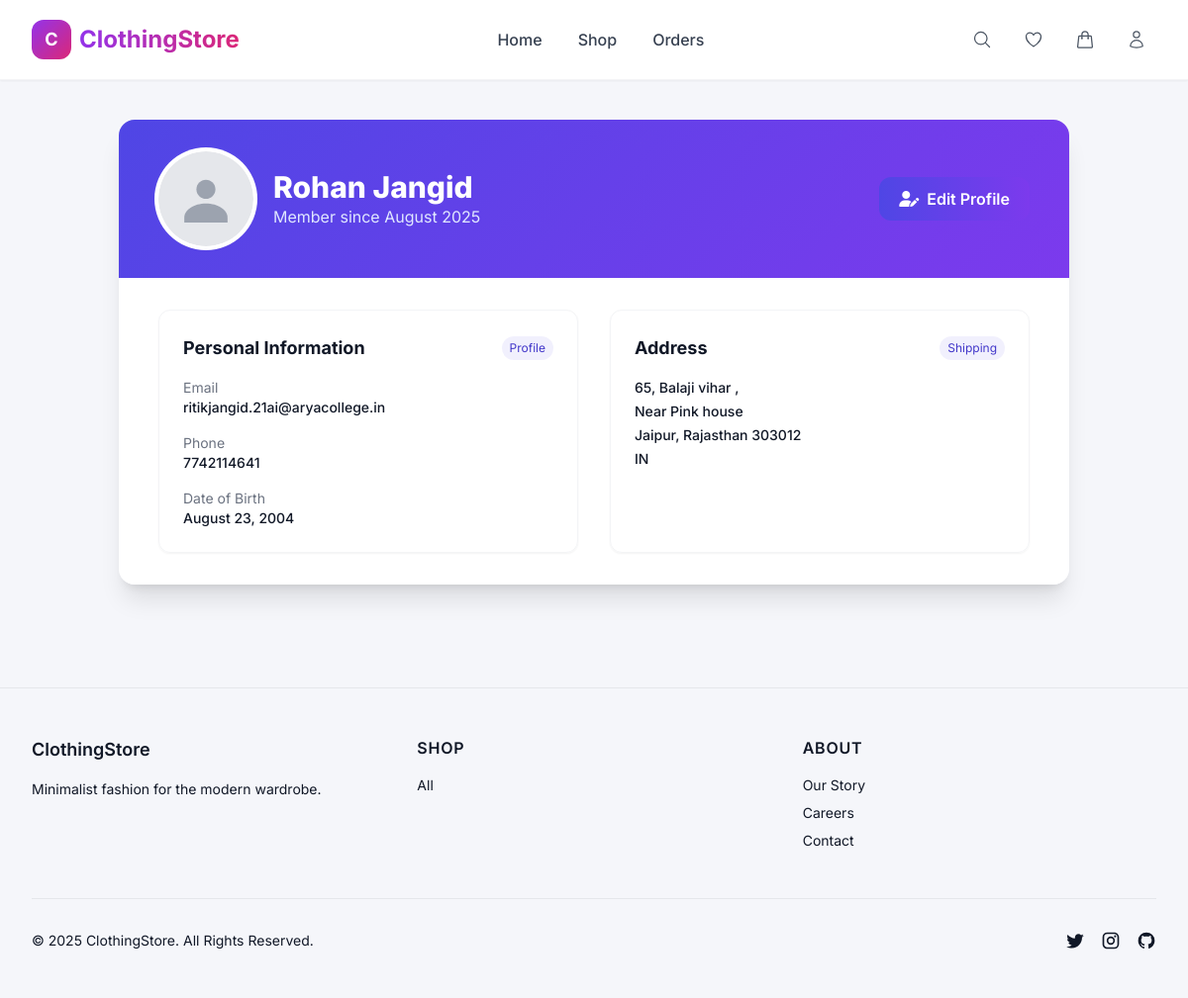
The app's page /accounts/profile/ (signed in) with its own data.
### accounts/models.py (models this page shows, shortened)
class UserProfile(models.Model):
    user = models.OneToOneField(User, on_delete=models.CASCADE, related_name='profile')
    phone_number = models.CharField(max_length=20, blank=True, null=True)
    date_of_birth = models.DateField(blank=True, null=True)
    profile_picture = models.ImageField(upload_to=user_profile_image_path, blank=True, null=True)
    address_line1 = models.CharField(max_length=255, blank=True, null=True)
    address_line2 = models.CharField(max_length=255, blank=True, null=True)
    city = models.CharField(max_length=100, blank=True, null=True)
    state = models.CharField(max_length=100, blank=True, null=True)
    postal_code = models.CharField(max_length=20, blank=True, null=True)
    country = models.CharField(max_length=100, blank=True, null=True)
    created_at = models.DateTimeField(auto_now_add=True)
    updated_at = models.DateTimeField(auto_now=True)
    email_verified = models.BooleanField(default=False)
    phone_verified = models.BooleanField(default=False)
    class Meta:
        verbose_name = 'User Profile'
        verbose_name_plural = 'User Profiles'

### accounts/views.py (the view)
# urls.py: path('profile/', login_required(views.ProfileView.as_view()), name='profile'),
class ProfileView(LoginRequiredMixin, TemplateView):
    template_name = 'accounts/profile.html'
    def get_context_data(self, **kwargs):
        context = super().get_context_data(**kwargs)
        context['profile'] = self.request.user.profile
        if self.request.user.is_authenticated:
            context['addresses'] = self.request.user.addresses.order_by('-is_default', '-created_at')
        return context

### wishlist/context_processors.py (called while the page is built)
def wishlist_context(request):
    context = {}
    if request.user.is_authenticated:
        wishlist_items = Wishlist.objects.filter(user=request.user).select_related('product')
        wishlist_product_ids = list(wishlist_items.values_list('product_id', flat=True))
        context.update({
            'user_wishlist_items': wishlist_items,
            'user_wishlist_product_ids': wishlist_product_ids,
            'user_wishlist_count': wishlist_items.count(),
        })
    else:
        context.update({
            'user_wishlist_items': [],
            'user_wishlist_product_ids': [],
            'user_wishlist_count': 0,
        })
    return context

### templates/accounts/profile.html (shortened to what this page needs)
{% extends 'base.html' %}
{% load static %}
{% block extra_css %}
<link rel="stylesheet" href="{% static 'css/profile.css' %}">
{% endblock %}
{% block content %}
<div class="max-w-5xl mx-auto px-4 sm:px-6 lg:px-8 py-10">
    <div class="rounded-2xl overflow-hidden shadow-xl profile-card">
        <div class="profile-header px-6 sm:px-10 py-8">
            <div class="flex items-center justify-between">
                <div class="flex items-center gap-5">
                    <div class="relative">
                        <div class="h-20 w-20 sm:h-24 sm:w-24 rounded-full overflow-hidden ring-4 ring-white profile-avatar-ring bg-white">
                            <img src="{% if profile.profile_picture %}{{ profile.profile_picture.url }}{% else %}{% static 'images/default-avatar.svg' %}{% endif %}" alt="Profile picture" class="h-full w-full object-cover">
                        </div>
                    </div>
                    <div>
                        <h1 class="text-2xl sm:text-3xl font-extrabold text-white">{{ profile.user.get_full_name|default:profile.user.username }}</h1>
                        <p class="text-indigo-100">Member since {{ profile.user.date_joined|date:"F Y" }}</p>
                    </div>
                </div>
                <div class="flex gap-3">
                    <a href="{% url 'accounts:profile_edit' %}" class="inline-flex items-center px-5 py-2.5 bg-gradient-to-r from-brand-blue to-brand-purple text-white rounded-xl font-semibold hover:from-brand-purple hover:to-brand-blue transition-all duration-300 btn-gradient">
                        <i class="fas fa-user-edit mr-2"></i>
                        Edit Profile
                    </a>
                </div>
            </div>
        </div>
        <div class="bg-white px-6 sm:px-10 py-8">
            <div class="grid grid-cols-1 md:grid-cols-2 gap-8">
                <div class="p-6 rounded-xl border border-gray-100 shadow-sm">
                    <div class="flex items-center justify-between mb-4">
                        <h3 class="text-lg font-bold text-gray-900">Personal Information</h3>
                        <span class="text-xs px-2 py-1 rounded-full badge-soft">Profile</span>
                    </div>
                    <dl class="grid grid-cols-1 gap-y-4">
                        <div>
                            <dt class="text-sm text-gray-500">Email</dt>
                            <dd class="text-sm font-medium text-gray-900">{{ profile.user.email }}</dd>
                        </div>
                        {% if profile.phone_number %}
                        <div>
                            <dt class="text-sm text-gray-500">Phone</dt>
                            <dd class="text-sm font-medium text-gray-900">{{ profile.phone_number }}</dd>
                        </div>
                        {% endif %}
                        {% if profile.date_of_birth %}
                        <div>
                            <dt class="text-sm text-gray-500">Date of Birth</dt>
                            <dd class="text-sm font-medium text-gray-900">{{ profile.date_of_birth|date:"F j, Y" }}</dd>
                        </div>
                        {% endif %}
                    </dl>
                </div>
                <div class="p-6 rounded-xl border border-gray-100 shadow-sm">
                    <div class="flex items-center justify-between mb-4">
                        <h3 class="text-lg font-bold text-gray-900">Address</h3>
                        <span class="text-xs px-2 py-1 rounded-full badge-soft">Shipping</span>
                    </div>
                    {% if profile.address_line1 %}
                    <div class="space-y-1 text-sm font-medium text-gray-900">
                        <div>{{ profile.address_line1 }}</div>
                        {% if profile.address_line2 %}<div>{{ profile.address_line2 }}</div>{% endif %}
                        <div>
                            {% if profile.city %}{{ profile.city }}, {% endif %}
                            {% if profile.state %}{{ profile.state }} {% endif %}
                            {% if profile.postal_code %}{{ profile.postal_code }}{% endif %}
                        </div>
                        {% if profile.country %}<div>{{ profile.country }}</div>{% endif %}
                    </div>
                    {% else %}
                    <p class="text-sm text-gray-500">No address saved yet.</p>
                    {% endif %}
                </div>
            </div>
        </div>
    </div>
</div>
{% endblock %}

### static/css/base.css (style rules this page uses)
:root { --font-sans: 'Inter', -apple-system, BlinkMacSystemFont, "Segoe UI", Roboto, "Helvetica Neue", Arial, sans-serif; --background: #f5f6fa; --surface: #F9FAFB; --border: #E5E7EB; --text-primary: #111827; --text-secondary: #6B7280; --text-subtle: #9CA3AF; --accent: #363636; --accent-secondary: #EC4899; --accent-text: #FFFFFF; --disabled-bg: #F3F4F6; --disabled-text: #9CA3AF; --disabled-border: #D1D5DB; --gradient-primary: linear-gradient(135deg, #363636 0%, #EC4899 100%); --gradient-secondary: linear-gradient(135deg, #3B82F6 0%, #8B5CF6 100%); --gradient-accent: linear-gradient(135deg, #10B981 0%, #059669 100%); }
body { background-color: var(--background); color: var(--text-primary); font-family: var(--font-sans); -webkit-font-smoothing: antialiased; -moz-osx-font-smoothing: grayscale; scroll-behavior: smooth; }

### static/css/profile.css (style rules this page uses)
.profile-header { background: linear-gradient(135deg, #4f46e5 0%, #7c3aed 100%); }
.profile-card { transition: box-shadow 0.3s ease, transform 0.25s ease; }
.profile-avatar-ring { box-shadow: 0 10px 25px rgba(79,70,229,0.25); }
.badge-soft { color: #4338ca; background: rgba(79,70,229,0.08); }
.btn-gradient { transition: transform 0.2s ease, box-shadow 0.2s ease; }

### records on screen
UserProfile: user.get_full_name "Rohan Jangid", user.date_joined "August 2025", user.email "ritikjangid.21ai@aryacollege.in", phone_number "7742114641", date_of_birth "August 23, 2004", address_line1 "65, Balaji vihar ,", address_line2 "Near Pink house", city "Jaipur", state "Rajasthan", postal_code "303012", country "IN"
